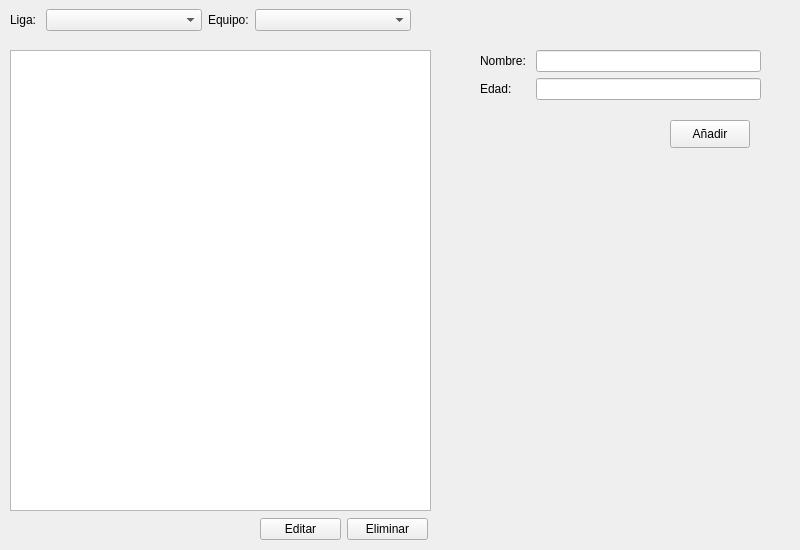
<ui version="4.0" >
 <class>Jugadores</class>
 <widget class="QWidget" name="Jugadores" >
  <property name="geometry" >
   <rect>
    <x>0</x>
    <y>0</y>
    <width>800</width>
    <height>550</height>
   </rect>
  </property>
  <property name="windowTitle" >
   <string>Form</string>
  </property>
  <widget class="QWidget" name="gridLayoutWidget" >
   <property name="geometry" >
    <rect>
     <x>10</x>
     <y>0</y>
     <width>401</width>
     <height>41</height>
    </rect>
   </property>
   <layout class="QGridLayout" name="gridLayout" >
    <item row="0" column="1" >
     <widget class="QComboBox" name="comboBox" />
    </item>
    <item row="0" column="4" >
     <widget class="QComboBox" name="comboBox_2" />
    </item>
    <item row="0" column="0" >
     <widget class="QLabel" name="label" >
      <property name="sizePolicy" >
       <sizepolicy vsizetype="Preferred" hsizetype="Fixed" >
        <horstretch>0</horstretch>
        <verstretch>0</verstretch>
       </sizepolicy>
      </property>
      <property name="text" >
       <string>Liga: </string>
      </property>
     </widget>
    </item>
    <item row="0" column="2" >
     <widget class="QLabel" name="label_2" >
      <property name="sizePolicy" >
       <sizepolicy vsizetype="Preferred" hsizetype="Maximum" >
        <horstretch>0</horstretch>
        <verstretch>0</verstretch>
       </sizepolicy>
      </property>
      <property name="text" >
       <string>Equipo:</string>
      </property>
     </widget>
    </item>
   </layout>
  </widget>
  <widget class="QTableWidget" name="tabla_jugadores" >
   <property name="geometry" >
    <rect>
     <x>10</x>
     <y>50</y>
     <width>421</width>
     <height>461</height>
    </rect>
   </property>
  </widget>
  <widget class="QWidget" name="formLayoutWidget" >
   <property name="geometry" >
    <rect>
     <x>480</x>
     <y>50</y>
     <width>281</width>
     <height>71</height>
    </rect>
   </property>
   <layout class="QFormLayout" name="formLayout" >
    <item row="0" column="0" >
     <widget class="QLabel" name="label_3" >
      <property name="text" >
       <string>Nombre: </string>
      </property>
     </widget>
    </item>
    <item row="1" column="0" >
     <widget class="QLabel" name="label_4" >
      <property name="text" >
       <string>Edad: </string>
      </property>
     </widget>
    </item>
    <item row="0" column="1" >
     <widget class="QLineEdit" name="lineEdit" />
    </item>
    <item row="1" column="1" >
     <widget class="QLineEdit" name="lineEdit_2" />
    </item>
   </layout>
  </widget>
  <widget class="QPushButton" name="pushButton_3" >
   <property name="geometry" >
    <rect>
     <x>670</x>
     <y>120</y>
     <width>80</width>
     <height>28</height>
    </rect>
   </property>
   <property name="text" >
    <string>Añadir</string>
   </property>
  </widget>
  <widget class="QWidget" name="" >
   <property name="geometry" >
    <rect>
     <x>260</x>
     <y>509</y>
     <width>168</width>
     <height>41</height>
    </rect>
   </property>
   <layout class="QGridLayout" name="gridLayout_2" >
    <item row="0" column="0" >
     <widget class="QPushButton" name="pushButton" >
      <property name="text" >
       <string>Editar</string>
      </property>
     </widget>
    </item>
    <item row="0" column="1" >
     <widget class="QPushButton" name="pushButton_2" >
      <property name="text" >
       <string>Eliminar</string>
      </property>
     </widget>
    </item>
   </layout>
  </widget>
 </widget>
 <resources/>
 <connections/>
</ui>
